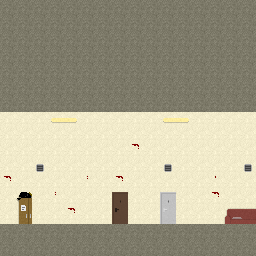

This game map was drawn from its Tiled (.tmx) file and the tilesets committed beside it. A one-line description and the full map source follow:
An orthogonal 16x16 tile map with 16x16 px tiles, 2 tile layers (Tile Layer 1, Tile Layer 2), 6 tilesets.

<map version="1.9" tiledversion="1.9.2" orientation="orthogonal" renderorder="right-down" width="16" height="16" tilewidth="16" tileheight="16" infinite="0" nextlayerid="3" nextobjectid="1">
 <tileset firstgid="1" name="Main" tilewidth="16" tileheight="16" tilecount="1850" columns="50">
  <image source="horror_sidescroller_assets/tileset.png" width="800" height="600" />
 </tileset>
 <tileset firstgid="1851" name="Obj" tilewidth="16" tileheight="16" tilecount="2" columns="1">
  <image source="horror_sidescroller_assets/standalone_assets/closet.png" width="23" height="37" />
 </tileset>
 <tileset firstgid="1853" name="Door" tilewidth="16" tileheight="16" tilecount="2" columns="1">
  <image source="horror_sidescroller_assets/standalone_assets/door_wooden.png" width="18" height="32" />
 </tileset>
 <tileset firstgid="1855" name="Bed" tilewidth="10" tileheight="10" tilecount="3" columns="3">
  <image source="horror_sidescroller_assets/standalone_assets/bed.png" width="36" height="11" />
 </tileset>
 <tileset firstgid="1858" name="Bed1" tilewidth="16" tileheight="16" tilecount="2" columns="2">
  <image source="horror_sidescroller_assets/standalone_assets/sofa_red_pillows.png" width="45" height="19" />
 </tileset>
 <tileset firstgid="1860" name="Door1" tilewidth="16" tileheight="16" tilecount="2" columns="1">
  <image source="horror_sidescroller_assets/standalone_assets/door.png" width="18" height="32" />
 </tileset>
 <layer id="1" name="Tile Layer 1" width="16" height="16">
  <data encoding="csv">
2,2,2,2,2,2,2,2,2,2,2,2,2,2,2,2,
2,2,2,2,2,2,2,2,2,2,2,2,2,2,2,2,
2,2,2,2,2,2,2,2,2,2,2,2,2,2,2,2,
2,2,2,2,2,2,2,2,2,2,2,2,2,2,2,2,
2,2,2,2,2,2,2,2,2,2,2,2,2,2,2,2,
2,2,2,2,2,2,2,2,2,2,2,2,2,2,2,2,
2,2,2,2,2,2,2,2,2,2,2,2,2,2,2,2,
2,2,2,2,2,2,2,2,2,2,2,2,2,2,2,2,
2,2,2,2,2,2,2,2,2,2,2,2,2,2,2,2,
2,2,2,2,2,2,2,2,2,2,2,2,2,2,2,2,
2,2,2,2,2,2,2,2,2,2,2,2,2,2,2,2,
2,2,2,2,2,2,2,2,2,2,2,2,2,2,2,2,
2,2,2,2,2,2,2,2,2,2,2,2,2,2,2,2,
2,2,2,2,2,2,2,2,2,2,2,2,2,2,2,2,
1,1,1,1,1,1,1,1,1,1,1,1,1,1,1,1,
1,1,1,1,1,1,1,1,1,1,1,1,1,1,1,1
</data>
 </layer>
 <layer id="2" name="Tile Layer 2" width="16" height="16">
  <data encoding="csv">
1,1,1,1,1,1,1,1,1,1,1,1,1,1,1,1,
1,1,1,1,1,1,1,1,1,1,1,1,1,1,1,1,
1,1,1,1,1,1,1,1,1,1,1,1,1,1,1,1,
1,1,1,1,1,1,1,1,1,1,1,1,1,1,1,1,
1,1,1,1,1,1,1,1,1,1,1,1,1,1,1,1,
1,1,1,1,1,1,1,1,1,1,1,1,1,1,1,1,
1,1,1,1,1,1,1,1,1,1,1,1,1,1,1,1,
0,0,0,107,108,0,0,0,0,0,107,108,0,0,0,0,
0,0,0,0,2,2,2,0,0,0,0,0,0,0,0,0,
0,0,0,0,2,2,2,0,73,0,0,0,0,0,0,0,
0,0,51,2,2,2,2,2,0,0,51,0,0,0,0,51,
73,0,2,2,2,59,2,73,2,2,0,2,0,60,2,0,
0,1851,0,59,0,2,0,1853,0,0,1860,0,0,73,0,0,
0,1852,0,0,73,0,0,1854,0,0,1861,0,0,0,1858,1859,
0,0,0,0,0,0,0,0,0,0,0,0,0,0,0,0,
0,0,0,0,0,0,0,0,0,0,0,0,0,0,0,0
</data>
 </layer>
</map>